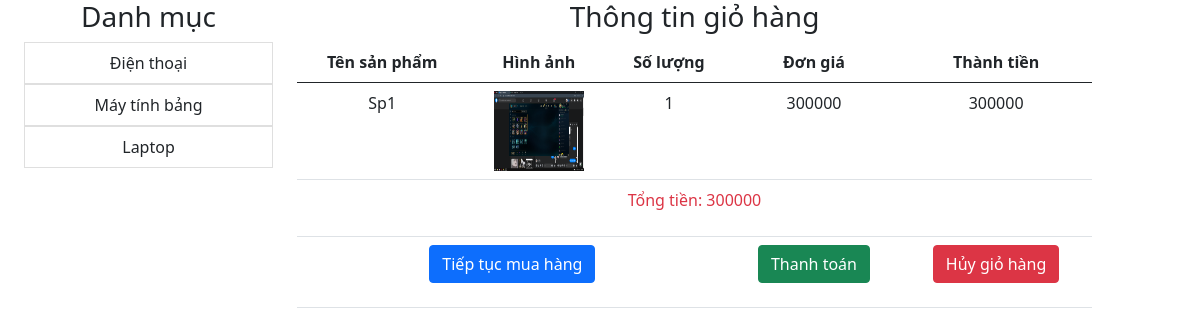
Screenshot of /components/Product/shopping_cart.php?id=6 (signed in) with the database file from the repository.
### tables this page shows
CREATE TABLE IF NOT EXISTS `category` (
  `CateID` int(11) NOT NULL AUTO_INCREMENT,
  `CateName` varchar(150) NOT NULL,
  `CateDescription` varchar(500) NOT NULL,
  PRIMARY KEY (`CateID`)
);

CREATE TABLE IF NOT EXISTS `product` (
  `ProductID` int(11) NOT NULL AUTO_INCREMENT,
  `ProductName` varchar(150) NOT NULL,
  `CateID` int(11) NOT NULL,
  `PriceProduct` double NOT NULL,
  `Quantity` int(11) NOT NULL,
  `Description` varchar(500) NOT NULL,
  `Picture` varchar(200) NOT NULL,
  PRIMARY KEY (`ProductID`),
  KEY `CateID` (`CateID`)
);

### Entities/Category.class.php (called while the page is built, shortened)
<?php
require_once("../../config/db.class.php");
class Category {
    public static function listCategory() {
        $db = new Db();
        $sql = "SELECT * FROM category";
        $result = $db->select_to_array($sql);
        return $result;
    }
}
?>

### config/db.class.php (called while the page is built, shortened)
<?php
class Db {
    protected static $connection;
    public function Connect() {
        if(!isset(self::$connection)) {
            self::$connection = new mysqli("localhost", "root", "", "ecommerce");
        }
        return self::$connection;
    }
    public function query_execute($queryString) {
        $connection = $this->Connect();
        $connection->query("SET NAMES utf8");
        $result = $connection->query($queryString);
        return $result;
    }
    public function select_to_array($queryString) {
        $rows = array();
        $result = $this->query_execute($queryString);
        while($item = $result->fetch_assoc()) {
            $rows[] = $item;
        }
        return $rows;
    }
}
?>

### Entities/Product.class.php (called while the page is built, shortened)
<?php
require_once("../../config/db.class.php");
class Product
{
    public static function get_product($id)
    {
        $db = new Db();
        $sql = "SELECT * FROM product WHERE ProductID = '$id'";
        $result = $db->select_to_array($sql);
        return $result;
    }
}

### components/Product/shopping_cart.php (the view, shortened to what this page needs)
<?php
include_once("../header.php");
require_once("../../Entities/Product.class.php");
require_once("../../Entities/Category.class.php");
$cates = Category::listCategory();
?>
<div class="row container text-center">
    <div class="col-sm-3">
        <h3>Danh mục</h3>
        <ul class="list-group">
            <?php foreach ($cates as $item) { ?>
                <a href="./listProduct.php?cateid=<?php echo $item['CateID']; ?>" style="text-decoration: none;">
                    <li class="list-group-item"><?php echo $item['CateName']; ?></li>
                </a>
            <?php } ?>
        </ul>
    </div>
    <div class="col-sm-9">
        <h3>Thông tin giỏ hàng</h3>
        <table class="table table-condensed">
            <thead>
                <tr>
                    <th>Tên sản phẩm</th>
                    <th>Hình ảnh</th>
                    <th>Số lượng</th>
                    <th>Đơn giá</th>
                    <th>Thành tiền</th>
                </tr>
            </thead>
            <tbody>
                <?php
                    $total_money = 0;
                    if(isset($_SESSION["cart_items"]) && count($_SESSION["cart_items"]) > 0) {
                        foreach($_SESSION["cart_items"] as $item) {
                            $id = $item["pro_id"];
                            $product = Product::get_product($id);
                            $prod = reset($product);
                            $total_money += $item["quantity"] * $prod["PriceProduct"];
                            echo "
                                <tr>
                                    <td>".$prod["ProductName"]."</td>
                                    <td><img style='width: 90px; height: 80px;' src='../../public/imageProduct/".$prod["Picture"]."'></td>
                                    <td>".$item["quantity"]."</td>
                                    <td>".$prod["PriceProduct"]."</td>
                                    <td>".$prod["PriceProduct"]."</td>
                                </tr>
                            ";
                        }
                        echo "
                            <tr>
                                <td colspan=5>
                                    <p class='text-right text-danger'>Tổng tiền: ".$total_money."</p>
                                </td>
                            </tr>
                        ";
                        echo "
                            <tr>
                                <td colspan=3>
                                    <p class='text-right'>
                                        <button type='button' class='btn btn-primary'>Tiếp tục mua hàng</button
                                    </p>
                                </td>
                                <td colspan=1>
                                    <p class='text-right'>
                                        <button type='button' class='btn btn-success'>Thanh toán</button
                                    </p>
                                </td>
                                <td colspan=1>
                                    <p class='text-right'>
                                        <a href='./huy-gio-hang.php'>
                                            <button type='button' class='btn btn-danger'>Hủy giỏ hàng</button
                                        </a>
                                    </p>
                                </td>
                            </tr>
                        ";
                    } else {
                        echo "Không có sản phẩm nào trong giỏ hàng";
                    }
                ?>
            </tbody>
        </table>
    </div>
</div>

### rows the page displays
category: CateName "Điện thoại"
category: CateName "Máy tính bảng"
category: CateName "Laptop"
product: ProductName "Sp1", Picture (picture), quantity "1", PriceProduct "300000"

### other values shown
$total_money "300000"
